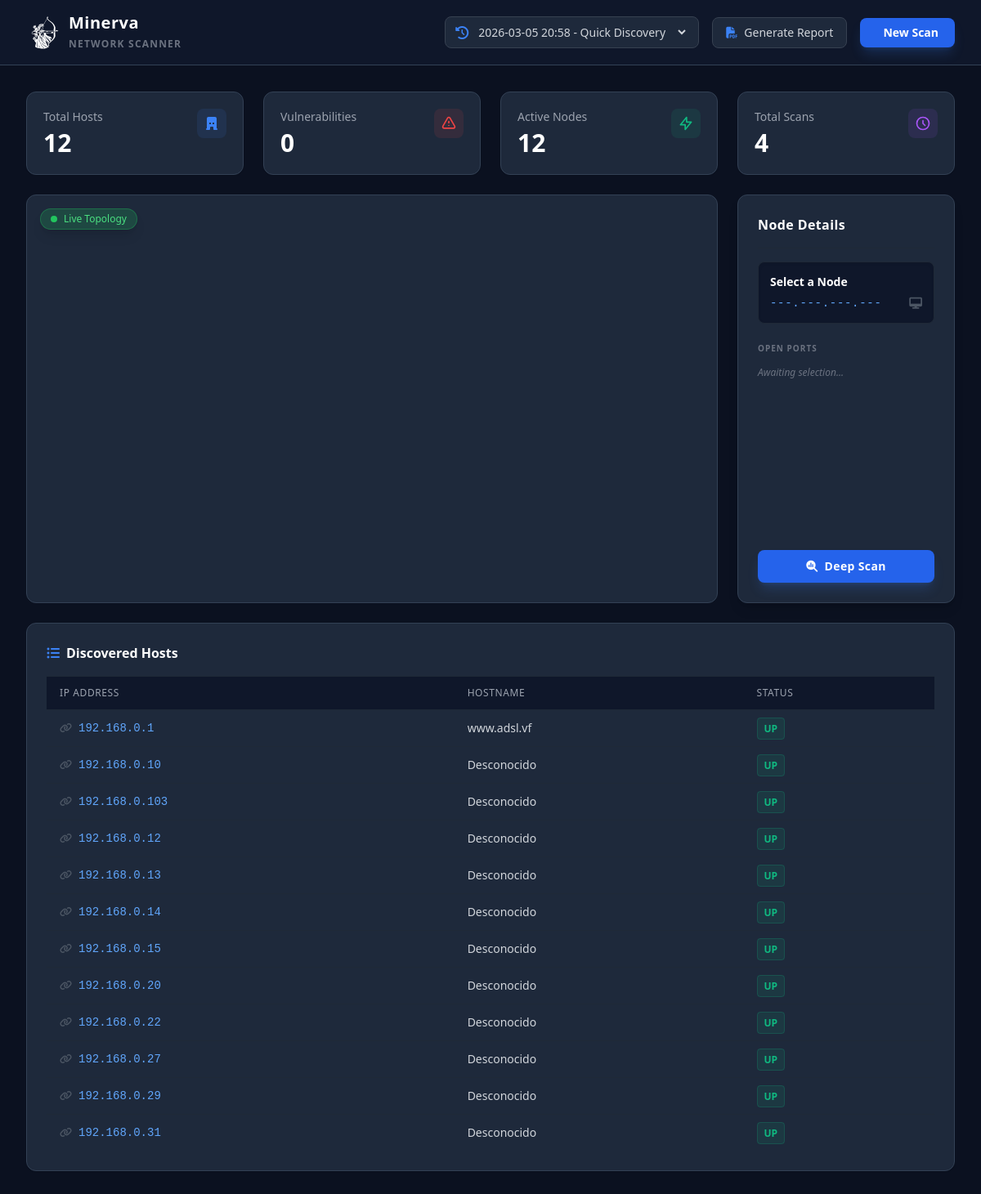
/dashboard, run on the app's committed database.
### app/models.py (models this page shows)
class ScanResult(Base):
    __tablename__ = "scan_results"
    id = Column(Integer, primary_key=True, index=True)
    scan_id = Column(Integer, ForeignKey("scans.id"))
    host_mac = Column(String, ForeignKey("hosts.mac_address"))
    ip_address = Column(String)
    status = Column(String)
    notes = relationship("Note", back_populates="scan_result", cascade="all, delete-orphan")
    scan = relationship("Scan", back_populates="results")
    host = relationship("Host")
    ports = relationship("Port", back_populates="scan_result", cascade="all, delete-orphan")

class Host(Base):
    __tablename__ = "hosts"
    mac_address = Column(String, primary_key=True, index=True)
    hostname = Column(String)
    first_seen = Column(DateTime, default=datetime.datetime.utcnow)
    os_name = Column(String, nullable=True, default="Unknown")
    vendor = Column(String, nullable=True, default="Unknown")
    results = relationship("ScanResult", back_populates="host")

### app/main.py (the view)
@app.get("/dashboard", response_class=HTMLResponse)
async def dashboard(request: Request, scan_id: int = None, db: Session = Depends(get_db)):
    all_scans = db.query(models.Scan).order_by(models.Scan.timestamp.desc()).all()
    if scan_id:
        selected_scan = db.query(models.Scan).filter(models.Scan.id == scan_id).first()
    else:
        selected_scan = all_scans[0] if all_scans else None
    hosts_data = []
    total_hosts = 0
    online_hosts = 0
    total_vulns = 0
    if selected_scan:
        results = db.query(models.ScanResult).filter(models.ScanResult.scan_id == selected_scan.id).all()
        total_hosts = len(results)
        online_hosts = sum(1 for r in results if r.status == "up")
        for r in results:
            hosts_data.append({"ip": r.ip_address, "hostname": r.host.hostname if r.host else "Desconocido", "status": r.status})
            for p in r.ports:
                total_vulns += len(p.vulnerabilities)
    return templates.TemplateResponse("dashboard.html", {
        "request": request,
        "hosts": hosts_data,
        "total_hosts": total_hosts,
        "online_hosts": online_hosts,
        "total_vulns": total_vulns,
        "all_scans": all_scans,
        "current_scan_id": selected_scan.id if selected_scan else None
    })

### templates/dashboard.html (shortened to what this page needs)
<!DOCTYPE html>
<html lang="es">
<head>
    <script src="https://cdn.tailwindcss.com"></script>
    <link rel="stylesheet" href="https://cdnjs.cloudflare.com/ajax/libs/font-awesome/6.4.0/css/all.min.css">
</head>
<body class="text-gray-300 font-sans h-screen flex flex-col overflow-hidden bg-[#0b1120]">
    <header class="h-20 border-b border-panel bg-[#0f172a] flex items-center justify-between px-8 shrink-0">
        <div class="flex items-center space-x-3">
            <div class="w-10 h-10 rounded-lg flex items-center justify-center text-white font-bold text-xl">
                <img src="{{ url_for('static', path='img/minerva.svg') }}" alt="">
            </div>
            <div>
                <h1 class="text-xl font-bold text-white leading-tight tracking-wide">Minerva</h1>
                <span class="text-xs text-gray-500 uppercase tracking-widest font-semibold">Network Scanner</span>
            </div>
        </div>
        <div class="flex items-center space-x-4">
            <div
                class="flex items-center bg-[#1e293b] border border-gray-700 rounded-lg px-3 py-2 transition hover:border-gray-500">
                <i class="fa-solid fa-clock-rotate-left text-blue-500 mr-2"></i>
                <select id="scan-history-selector" onchange="window.location.href='/dashboard?scan_id=' + this.value"
                    class="bg-transparent text-sm text-gray-300 font-medium border-none focus:ring-0 cursor-pointer outline-none">
                    {% for scan in all_scans %}
                    <option value="{{ scan.id }}" class="bg-[#0f172a]" {% if current_scan_id==scan.id %}selected{% endif
                        %}>
                        {{ scan.timestamp.strftime('%Y-%m-%d %H:%M') }} - {{ scan.scan_type }}
                    </option>
                    {% endfor %}
                </select>
            </div>
            <a href="/report{% if current_scan_id %}?scan_id={{ current_scan_id }}{% endif %}" target="_blank"
                class="flex items-center space-x-2 bg-[#1e293b] hover:bg-gray-700 border border-gray-700 text-gray-300 px-4 py-2 rounded-lg text-sm font-medium transition">
                <i class="fa-solid fa-file-pdf text-blue-500"></i>
                <span>Generate Report</span>
            </a>
            <button onclick="window.location.href='/'"
                class="flex items-center space-x-2 bg-blue-600 hover:bg-blue-500 text-white px-5 py-2 rounded-lg text-sm font-bold shadow-lg shadow-blue-500/20 transition">
                <span>New Scan</span>
            </button>
        </div>
    </header>
    <main class="flex-1 overflow-y-auto p-8 space-y-6">
        <div class="grid grid-cols-4 gap-6">
            <div class="bg-panel border border-panel p-5 rounded-xl flex justify-between items-start shadow-sm">
                <div>
                    <p class="text-gray-400 text-sm mb-1 font-medium">Total Hosts</p>
                    <h3 class="text-3xl font-bold text-white">{{total_hosts}}</h3>
                </div>
                <div class="p-2 bg-blue-500/10 text-blue-500 rounded-lg">
                    <svg class="w-5 h-5" fill="currentColor" viewBox="0 0 20 20">
                        <path
                            d="M4 4a2 2 0 012-2h8a2 2 0 012 2v12a1 1 0 110 2h-3a1 1 0 01-1-1v-2a1 1 0 00-1-1H9a1 1 0 00-1 1v2a1 1 0 01-1 1H4a1 1 0 110-2V4zm3 1h2v2H7V5zm2 4H7v2h2V9zm2-4h2v2h-2V5zm2 4h-2v2h2V9z">
                        </path>
                    </svg>
                </div>
            </div>
            <div class="bg-panel border border-panel p-5 rounded-xl flex justify-between items-start shadow-sm">
                <div>
                    <p class="text-gray-400 text-sm mb-1 font-medium">Vulnerabilities</p>
                    <h3 class="text-3xl font-bold {{ 'text-red-500' if total_vulns > 0 else 'text-white' }}">
                        {{total_vulns}}</h3>
                </div>
                <div class="p-2 bg-red-500/10 text-red-500 rounded-lg">
                    <svg class="w-5 h-5" fill="none" stroke="currentColor" viewBox="0 0 24 24">
                        <path stroke-linecap="round" stroke-linejoin="round" stroke-width="2"
                            d="M12 9v2m0 4h.01m-6.938 4h13.856c1.54 0 2.502-1.667 1.732-3L13.732 4c-.77-1.333-2.694-1.333-3.464 0L3.34 16c-.77 1.333.192 3 1.732 3z">
                        </path>
                    </svg>
                </div>
            </div>
            <div class="bg-panel border border-panel p-5 rounded-xl flex justify-between items-start shadow-sm">
                <div>
                    <p class="text-gray-400 text-sm mb-1 font-medium">Active Nodes</p>
                    <h3 class="text-3xl font-bold text-white">{{online_hosts}}</h3>
                </div>
                <div class="p-2 bg-emerald-500/10 text-emerald-500 rounded-lg">
                    <svg class="w-5 h-5" fill="none" stroke="currentColor" viewBox="0 0 24 24">
                        <path stroke-linecap="round" stroke-linejoin="round" stroke-width="2"
                            d="M13 10V3L4 14h7v7l9-11h-7z"></path>
                    </svg>
                </div>
            </div>
            <div class="bg-panel border border-panel p-5 rounded-xl flex justify-between items-start shadow-sm">
                <div>
                    <p class="text-gray-400 text-sm mb-1 font-medium">Total Scans</p>
                    <h3 class="text-3xl font-bold text-white">{{all_scans|length}}</h3>
                </div>
                <div class="p-2 bg-purple-500/10 text-purple-500 rounded-lg">
                    <svg class="w-5 h-5" fill="none" stroke="currentColor" viewBox="0 0 24 24">
                        <path stroke-linecap="round" stroke-linejoin="round" stroke-width="2"
                            d="M12 8v4l3 3m6-3a9 9 0 11-18 0 9 9 0 0118 0z"></path>
                    </svg>
                </div>
            </div>
        </div>
        <div class="grid grid-cols-4 gap-6 h-[500px]">
            <div
                class="col-span-3 bg-panel border border-panel rounded-xl p-2 relative flex items-center justify-center overflow-hidden">
                <span
                    class="absolute top-4 left-4 z-10 bg-green-500/20 text-green-400 text-xs px-3 py-1 rounded-full flex items-center shadow-lg border border-green-500/30">
                    <span class="w-2 h-2 bg-green-500 rounded-full mr-2 animate-pulse"></span> Live Topology
                </span>
                <div id="network-map" class="w-full h-full"></div>
            </div>
            <div class="bg-panel border border-panel rounded-xl p-6 flex flex-col shadow-lg overflow-y-auto">
                <div class="flex justify-between items-center mb-4 border-b border-gray-800 pb-4 shrink-0">
                    <h3 class="text-white font-bold tracking-wide">Node Details</h3>
                </div>
                <div class="mb-5 shrink-0 bg-[#0f172a] p-3.5 rounded-lg border border-gray-800 shadow-inner">
                    <h4 id="node-hostname" class="text-white font-bold text-sm truncate" title="Hostname">Select a Node
                    </h4>
                    <div class="flex justify-between items-center mt-1.5">
                        <p id="node-ip" class="text-blue-400 text-sm font-mono tracking-wider">---.---.---.---</p>
                        <span id="node-type-icon" class="text-gray-600 text-sm"><i
                                class="fa-solid fa-desktop"></i></span>
                    </div>
                </div>
                <div class="space-y-4 text-sm flex-1 shrink-0 mb-6 w-full">
                    <div>
                        <p class="text-gray-500 text-[10px] font-bold uppercase tracking-widest mb-3 shrink-0">Open
                            Ports</p>
                        <div id="open-ports-list" class="flex flex-wrap gap-2.5">
                            <span class="text-gray-500 text-xs italic">Awaiting selection...</span>
                        </div>
                    </div>
                </div>
                <button id="btn-deepscan" onclick=""
                    class="shrink-0 w-full bg-blue-600 hover:bg-blue-500 text-white py-2.5 rounded-lg text-sm transition font-bold tracking-wide flex justify-center items-center shadow-lg shadow-blue-500/20">
                    <i class="fa-solid fa-magnifying-glass-chart mr-2"></i> <span>Deep Scan</span>
                </button>
            </div>
        </div>
        <div class="bg-panel border border-panel rounded-xl p-6 shadow-sm">
            <h3 class="text-white font-bold mb-4 flex items-center"><i
                    class="fa-solid fa-list-ul text-blue-500 mr-2"></i> Discovered Hosts</h3>
            <table class="w-full text-left text-sm">
                <thead class="bg-[#0f172a] border-y border-gray-800 text-gray-400">
                    <tr>
                        <th class="px-4 py-3 font-medium uppercase tracking-wider text-xs">IP Address</th>
                        <th class="px-4 py-3 font-medium uppercase tracking-wider text-xs">Hostname</th>
                        <th class="px-4 py-3 font-medium uppercase tracking-wider text-xs">Status</th>
                    </tr>
                </thead>
                <tbody class="divide-y divide-gray-800">
                    {% if hosts %}
                    {% for host in hosts %}
                    <tr class="hover:bg-gray-800/40 transition">
                        <td class="px-4 py-3 text-blue-400 font-mono font-medium">
                            <a href="/host/{{ host.ip }}{% if current_scan_id %}?scan_id={{ current_scan_id }}{% endif %}"
                                class="hover:underline hover:text-blue-300 cursor-pointer flex items-center">
                                <i class="fa-solid fa-link text-gray-600 mr-2 text-xs"></i> {{ host.ip }}
                            </a>
                        </td>
                        <td class="px-4 py-3 text-gray-300">{{ host.hostname }}</td>
                        <td class="px-4 py-3">
                            <span
                                class="px-2 py-1 rounded text-xs font-bold uppercase border
                                {{ 'bg-emerald-500/10 text-emerald-500 border-emerald-500/20' if host.status == 'up' else 'bg-red-500/10 text-red-500 border-red-500/20' }}">
                                {{ host.status }}
                            </span>
                        </td>
                    </tr>
                    {% endfor %}
                    {% else %}
                    <tr>
                        <td colspan="3" class="py-8 text-center text-gray-500 italic">No data available for this scan.
                        </td>
                    </tr>
                    {% endif %}
                </tbody>
            </table>
        </div>
    </main>
</body>
</html>

### templates/dashboard.html (style rules this page uses)
body { background-color: #0b1120; }
.bg-panel { background-color: #1e293b; }
.border-panel { border-color: #334155; }

### data on the page
ScanResult: ip "192.168.0.1", status "UP"
Host: hostname "www.adsl.vf"
ScanResult: ip "192.168.0.10", status "UP"
Host: hostname "Desconocido"
ScanResult: ip "192.168.0.103", status "UP"
Host: hostname "Desconocido"
ScanResult: ip "192.168.0.12", status "UP"
Host: hostname "Desconocido"
ScanResult: ip "192.168.0.13", status "UP"
Host: hostname "Desconocido"
ScanResult: ip "192.168.0.14", status "UP"
Host: hostname "Desconocido"
ScanResult: ip "192.168.0.15", status "UP"
Host: hostname "Desconocido"
ScanResult: ip "192.168.0.20", status "UP"
Host: hostname "Desconocido"
ScanResult: ip "192.168.0.22", status "UP"
Host: hostname "Desconocido"
ScanResult: ip "192.168.0.27", status "UP"
Host: hostname "Desconocido"
ScanResult: ip "192.168.0.29", status "UP"
Host: hostname "Desconocido"
ScanResult: ip "192.168.0.31", status "UP"
Host: hostname "Desconocido"

### other printed values
{{ total_hosts }} "12"
{{ total_vulns }} "0"
{{ online_hosts }} "12"
{{ all_scans|length }} "4"
form field value "2026-03-05 20:58 - Quick Discovery"
